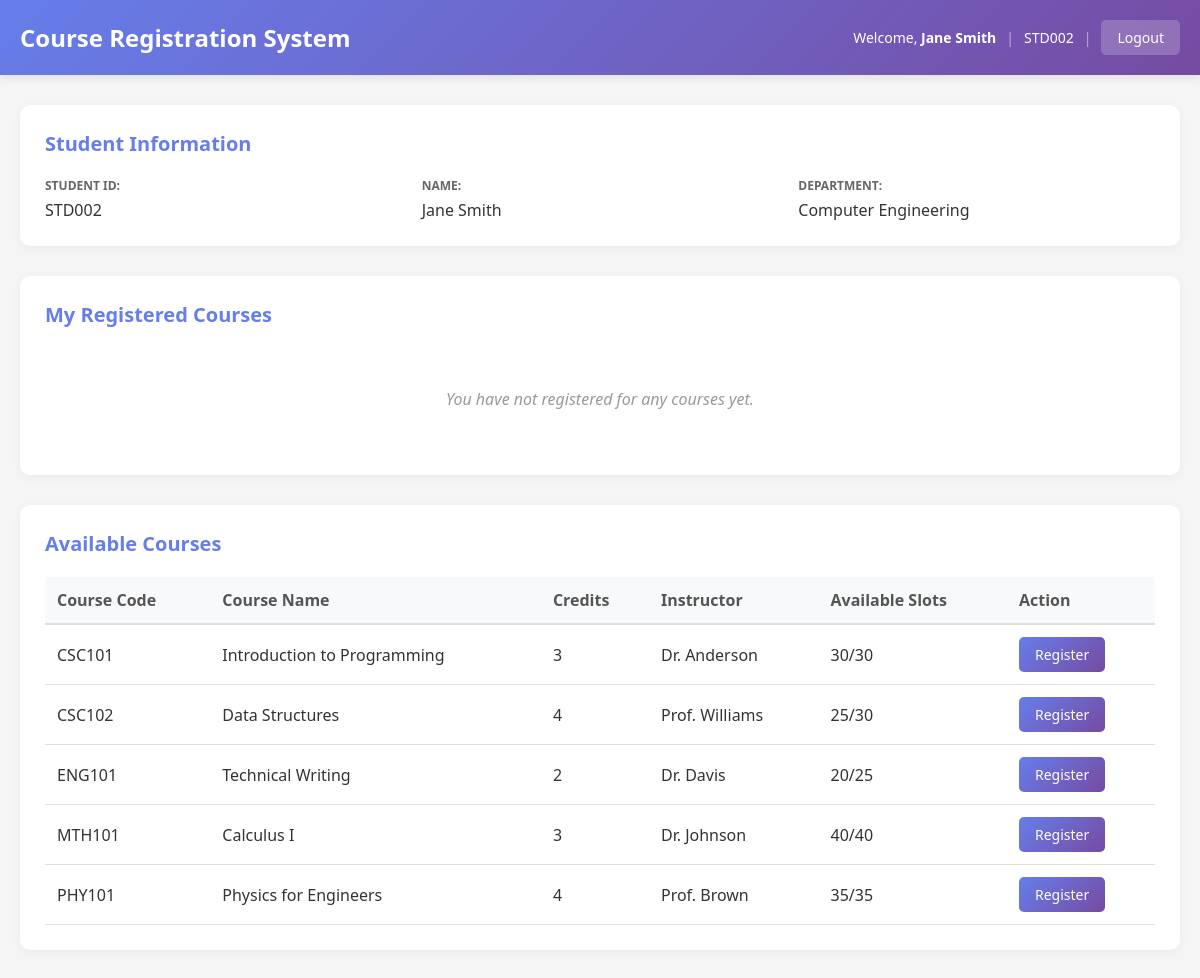
The app's page /dashboard.php (signed in) with its own data.
### tables this page shows
CREATE TABLE IF NOT EXISTS courses (
    course_id INT AUTO_INCREMENT PRIMARY KEY,
    course_code VARCHAR(20) NOT NULL UNIQUE,
    course_name VARCHAR(100) NOT NULL,
    credits INT NOT NULL,
    instructor VARCHAR(100),
    available_slots INT NOT NULL,
    total_slots INT NOT NULL,
    semester VARCHAR(20),
    created_at TIMESTAMP DEFAULT CURRENT_TIMESTAMP
);

### dashboard.php (the view, shortened to what this page needs)
<?php
require_once 'db_connection.php';
$student_id = $_SESSION['student_id'];
$student_name = $_SESSION['student_name'];
$department = $_SESSION['department'];
$courses_sql = "SELECT * FROM courses WHERE available_slots > 0 ORDER BY course_code";
$courses_result = $conn->query($courses_sql);
$registered_sql = "SELECT c.*, r.registration_date
                   FROM registrations r
                   JOIN courses c ON r.course_id = c.course_id
                   WHERE r.student_id = '$student_id' AND r.status = 'active'
                   ORDER BY c.course_code";
$registered_result = $conn->query($registered_sql);
?>
<!DOCTYPE html>
<html lang="en">
<head>
    <link rel="stylesheet" href="dashboard_style.css">
</head>
<body>
    <div class="dashboard-container">
        <header class="dashboard-header">
            <div class="header-content">
                <h1>Course Registration System</h1>
                <div class="user-info">
                    <span>Welcome, <strong><?php echo htmlspecialchars($student_name); ?></strong></span>
                    <span class="separator">|</span>
                    <span><?php echo htmlspecialchars($student_id); ?></span>
                    <span class="separator">|</span>
                    <a href="logout.php" class="logout-btn">Logout</a>
                </div>
            </div>
        </header>
        <main class="dashboard-main">
            <div class="info-card">
                <h2>Student Information</h2>
                <div class="info-grid">
                    <div class="info-item">
                        <span class="label">Student ID:</span>
                        <span class="value"><?php echo htmlspecialchars($student_id); ?></span>
                    </div>
                    <div class="info-item">
                        <span class="label">Name:</span>
                        <span class="value"><?php echo htmlspecialchars($student_name); ?></span>
                    </div>
                    <div class="info-item">
                        <span class="label">Department:</span>
                        <span class="value"><?php echo htmlspecialchars($department); ?></span>
                    </div>
                </div>
            </div>
            <div class="section">
                <h2>My Registered Courses</h2>
                <?php if ($registered_result->num_rows > 0): ?>
                    <div class="table-container">
                        <table class="courses-table">
                            <thead>
                                <tr>
                                    <th>Course Code</th>
                                    <th>Course Name</th>
                                    <th>Credits</th>
                                    <th>Instructor</th>
                                    <th>Registration Date</th>
                                    <th>Action</th>
                                </tr>
                            </thead>
                            <tbody>
                                <?php while($course = $registered_result->fetch_assoc()): ?>
                                <tr>
                                    <td><?php echo htmlspecialchars($course['course_code']); ?></td>
                                    <td><?php echo htmlspecialchars($course['course_name']); ?></td>
                                    <td><?php echo htmlspecialchars($course['credits']); ?></td>
                                    <td><?php echo htmlspecialchars($course['instructor']); ?></td>
                                    <td><?php echo date('M d, Y', strtotime($course['registration_date'])); ?></td>
                                    <td>
                                        <a href="drop_course.php?course_id=<?php echo $course['course_id']; ?>"
                                           class="btn btn-danger"
                                           onclick="return confirm('Are you sure you want to drop this course?')">
                                           Drop
                                        </a>
                                    </td>
                                </tr>
                                <?php endwhile; ?>
                            </tbody>
                        </table>
                    </div>
                <?php else: ?>
                    <p class="no-data">You have not registered for any courses yet.</p>
                <?php endif; ?>
            </div>
            <div class="section">
                <h2>Available Courses</h2>
                <?php if ($courses_result->num_rows > 0): ?>
                    <div class="table-container">
                        <table class="courses-table">
                            <thead>
                                <tr>
                                    <th>Course Code</th>
                                    <th>Course Name</th>
                                    <th>Credits</th>
                                    <th>Instructor</th>
                                    <th>Available Slots</th>
                                    <th>Action</th>
                                </tr>
                            </thead>
                            <tbody>
                                <?php while($course = $courses_result->fetch_assoc()): ?>
                                <tr>
                                    <td><?php echo htmlspecialchars($course['course_code']); ?></td>
                                    <td><?php echo htmlspecialchars($course['course_name']); ?></td>
                                    <td><?php echo htmlspecialchars($course['credits']); ?></td>
                                    <td><?php echo htmlspecialchars($course['instructor']); ?></td>
                                    <td><?php echo $course['available_slots'] . '/' . $course['total_slots']; ?></td>
                                    <td>
                                        <a href="register_course.php?course_id=<?php echo $course['course_id']; ?>"
                                           class="btn btn-primary">
                                           Register
                                        </a>
                                    </td>
                                </tr>
                                <?php endwhile; ?>
                            </tbody>
                        </table>
                    </div>
                <?php else: ?>
                    <p class="no-data">No courses available at the moment.</p>
                <?php endif; ?>
            </div>
        </main>
    </div>
</body>
</html>

### dashboard_style.css (style rules this page uses)
* { margin: 0; padding: 0; box-sizing: border-box; }
body { font-family: 'Segoe UI', Tahoma, Geneva, Verdana, sans-serif; background: #f5f5f5; color: #333; }
.dashboard-container { min-height: 100vh; }
.dashboard-header { background: linear-gradient(135deg, #667eea 0%, #764ba2 100%); color: white; padding: 20px 0; box-shadow: 0 2px 10px rgba(0, 0, 0, 0.1); }
.header-content { max-width: 1200px; margin: 0 auto; padding: 0 20px; display: flex; justify-content: space-between; align-items: center; }
.header-content h1 { font-size: 24px; }
.user-info { display: flex; align-items: center; gap: 10px; font-size: 14px; }
.separator { opacity: 0.5; }
.logout-btn { background: rgba(255, 255, 255, 0.2); color: white; padding: 8px 16px; border-radius: 5px; text-decoration: none; transition: background 0.3s; }
.dashboard-main { max-width: 1200px; margin: 30px auto; padding: 0 20px; }
.info-card { background: white; border-radius: 10px; padding: 25px; margin-bottom: 30px; box-shadow: 0 2px 10px rgba(0, 0, 0, 0.05); }
.info-card h2 { color: #667eea; margin-bottom: 20px; font-size: 20px; }
.info-grid { display: grid; grid-template-columns: repeat(auto-fit, minmax(250px, 1fr)); gap: 20px; }
.info-item { display: flex; flex-direction: column; gap: 5px; }
.info-item .label { font-size: 12px; color: #666; text-transform: uppercase; font-weight: 600; }
.info-item .value { font-size: 16px; color: #333; }
.section { background: white; border-radius: 10px; padding: 25px; margin-bottom: 30px; box-shadow: 0 2px 10px rgba(0, 0, 0, 0.05); }
.section h2 { color: #667eea; margin-bottom: 20px; font-size: 20px; }
.table-container { overflow-x: auto; }
.courses-table { width: 100%; border-collapse: collapse; min-width: 600px; }
.courses-table thead { background: #f8f9fa; }
.courses-table th { padding: 12px; text-align: left; font-weight: 600; color: #555; border-bottom: 2px solid #e0e0e0; }
.courses-table td { padding: 12px; border-bottom: 1px solid #e0e0e0; }
.btn { padding: 8px 16px; border-radius: 5px; text-decoration: none; font-size: 14px; font-weight: 500; transition: all 0.3s; display: inline-block; }
.btn-primary { background: linear-gradient(135deg, #667eea 0%, #764ba2 100%); color: white; }
.no-data { text-align: center; padding: 40px; color: #999; font-style: italic; }

### records on screen
courses: course_code "CSC101", course_name "Introduction to Programming", credits "3", instructor "Dr. Anderson", available_slots "30", total_slots "30"
courses: course_code "CSC102", course_name "Data Structures", credits "4", instructor "Prof. Williams", available_slots "25", total_slots "30"
courses: course_code "ENG101", course_name "Technical Writing", credits "2", instructor "Dr. Davis", available_slots "20", total_slots "25"
courses: course_code "MTH101", course_name "Calculus I", credits "3", instructor "Dr. Johnson", available_slots "40", total_slots "40"
courses: course_code "PHY101", course_name "Physics for Engineers", credits "4", instructor "Prof. Brown", available_slots "35", total_slots "35"

### other values on screen
$student_name "Jane Smith"
$student_id "STD002"
$department "Computer Engineering"
